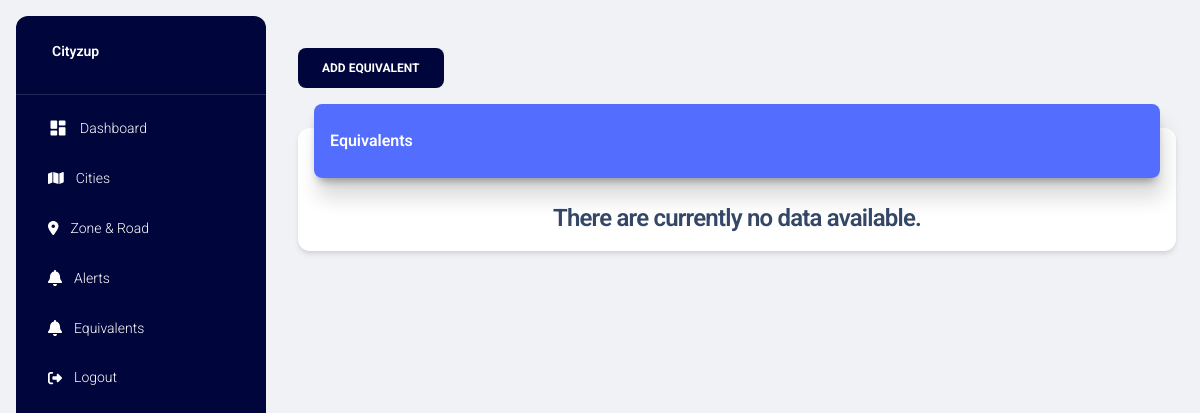
/equivalents (signed in), run on an earlier commit of the app's database.
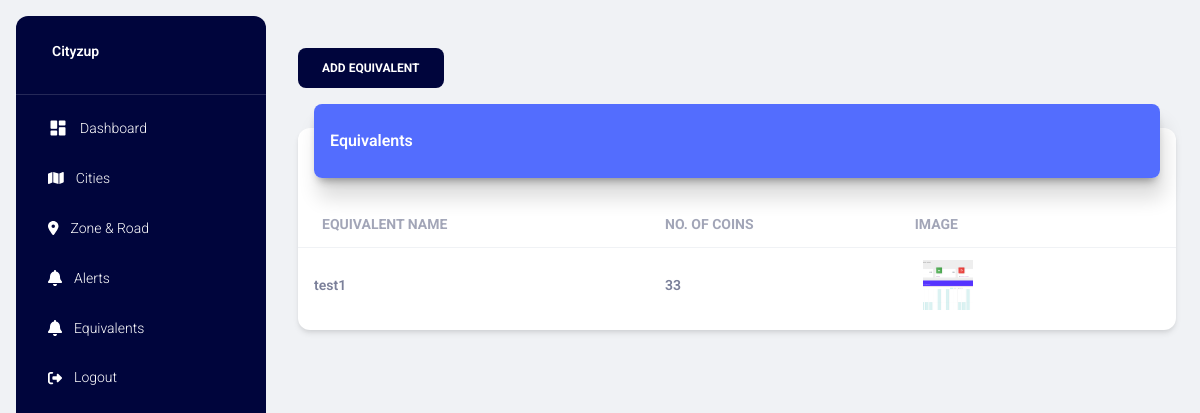
And on a later commit of the database.
### project/models.py (models this page shows)
class Equivalent(db.Model):
    eq_id = db.Column(db.Integer, primary_key=True)
    eq_name = db.Column(db.String(255), nullable=False)
    eq_coins = db.Column(db.Integer, nullable=False)
    eq_picture = db.Column(db.String(255), nullable=True)

### project/main.py (the view)
@main.route("/equivalents")
@login_required  # Ensure the user is logged in
def equivalents():
    equivalents = Equivalent.query.order_by(Equivalent.eq_id.desc()).all()
    title = 'Equivalents'
    page_title = 'Equivalent Items'
    return render_template('equivalents.html', equivalents=equivalents, page_title=page_title, title=title)

### project/models.py (called while the page is built)
@login_manager.user_loader
def load_user(user_id):
    return User.query.get(int(user_id))

### project/templates/equivalents.html (shortened to what this page needs)
{% extends "layout.html" %} {% block title %} {% endblock %} {% block content %}
<div class="container-fluid py-4">
    <div class="row">
        <div class="col-sm-12">
            <button class="btn btn-primary" data-bs-toggle="modal" data-bs-target="#modalAddEquivalent">Add
                Equivalent</button>
        </div>
    </div>
    <div class="row">
        <div class="col-12">
            <div class="card my-4">
                <div class="card-header p-0 position-relative mt-n4 mx-3 z-index-2">
                    <div class="bg-gradient-primary shadow-primary border-radius-lg pt-4 pb-3">
                        <h6 class="text-white text-capitalize ps-3">Equivalents</h6>
                    </div>
                </div>
                <div class="card-body px-0 pb-2">
                    <div class="table-responsive p-0">
                        {% if equivalents|length > 0 %}
                        <table class="table align-items-center mb-0">
                            <thead>
                                <tr>
                                    <th class="text-uppercase text-secondary text-sm font-weight-bolder opacity-7">
                                        Equivalent Name
                                    </th>
                                    <th class="text-uppercase text-secondary text-sm font-weight-bolder opacity-7 ps-2">
                                        No. of Coins
                                    </th>
                                    <th class="text-uppercase text-secondary text-sm font-weight-bolder opacity-7 ps-2">
                                        Image
                                    </th>
                                    <th class="text-secondary opacity-7"></th>
                                </tr>
                            </thead>
                            <tbody>
                                {% for data in equivalents %}
                                <tr>
                                    <td>
                                        <div class="d-flex px-2 py-1">
                                            <div class="d-flex flex-column justify-content-center">
                                                <p class="text-sm font-weight-bold mb-0">{{ data.eq_name }}</p>
                                            </div>
                                        </div>
                                    </td>
                                    <td>
                                        <p class="text-sm font-weight-bold mb-0">{{ data.eq_coins }}</p>
                                    </td>
                                    <td>
                                        <div class="d-flex px-2 py-1">
                                            <div class="d-flex flex-column justify-content-center">
                                                <a href="{{ url_for('static', filename='uploads/' ~ data.eq_picture) }}" target="__blank">
                                                    <img src="{{ url_for('static', filename='uploads/' ~ data.eq_picture) }}"
                                                        alt="Equivalent Image"
                                                        style="width: 50px; height: 50px; object-fit: cover;">
                                                </a>
                                            </div>
                                        </div>
                                    </td>
                                </tr>
                                {% endfor %}
                            </tbody>
                        </table>
                        {% else %}
                        <h4 class="text-center">There are currently no data available.</h4>
                        {% endif %}
                    </div>
                </div>
            </div>
        </div>
    </div>
</div>
{% endblock %}

What changed in the data, as far as the page shows it:
added Equivalent: eq_name "test1", eq_coins "33", eq_picture (picture)
Also different on the page:
text no longer shown: "There are currently no data available."
text now shown: "EQUIVALENT NAME NO. OF COINS IMAGE"
